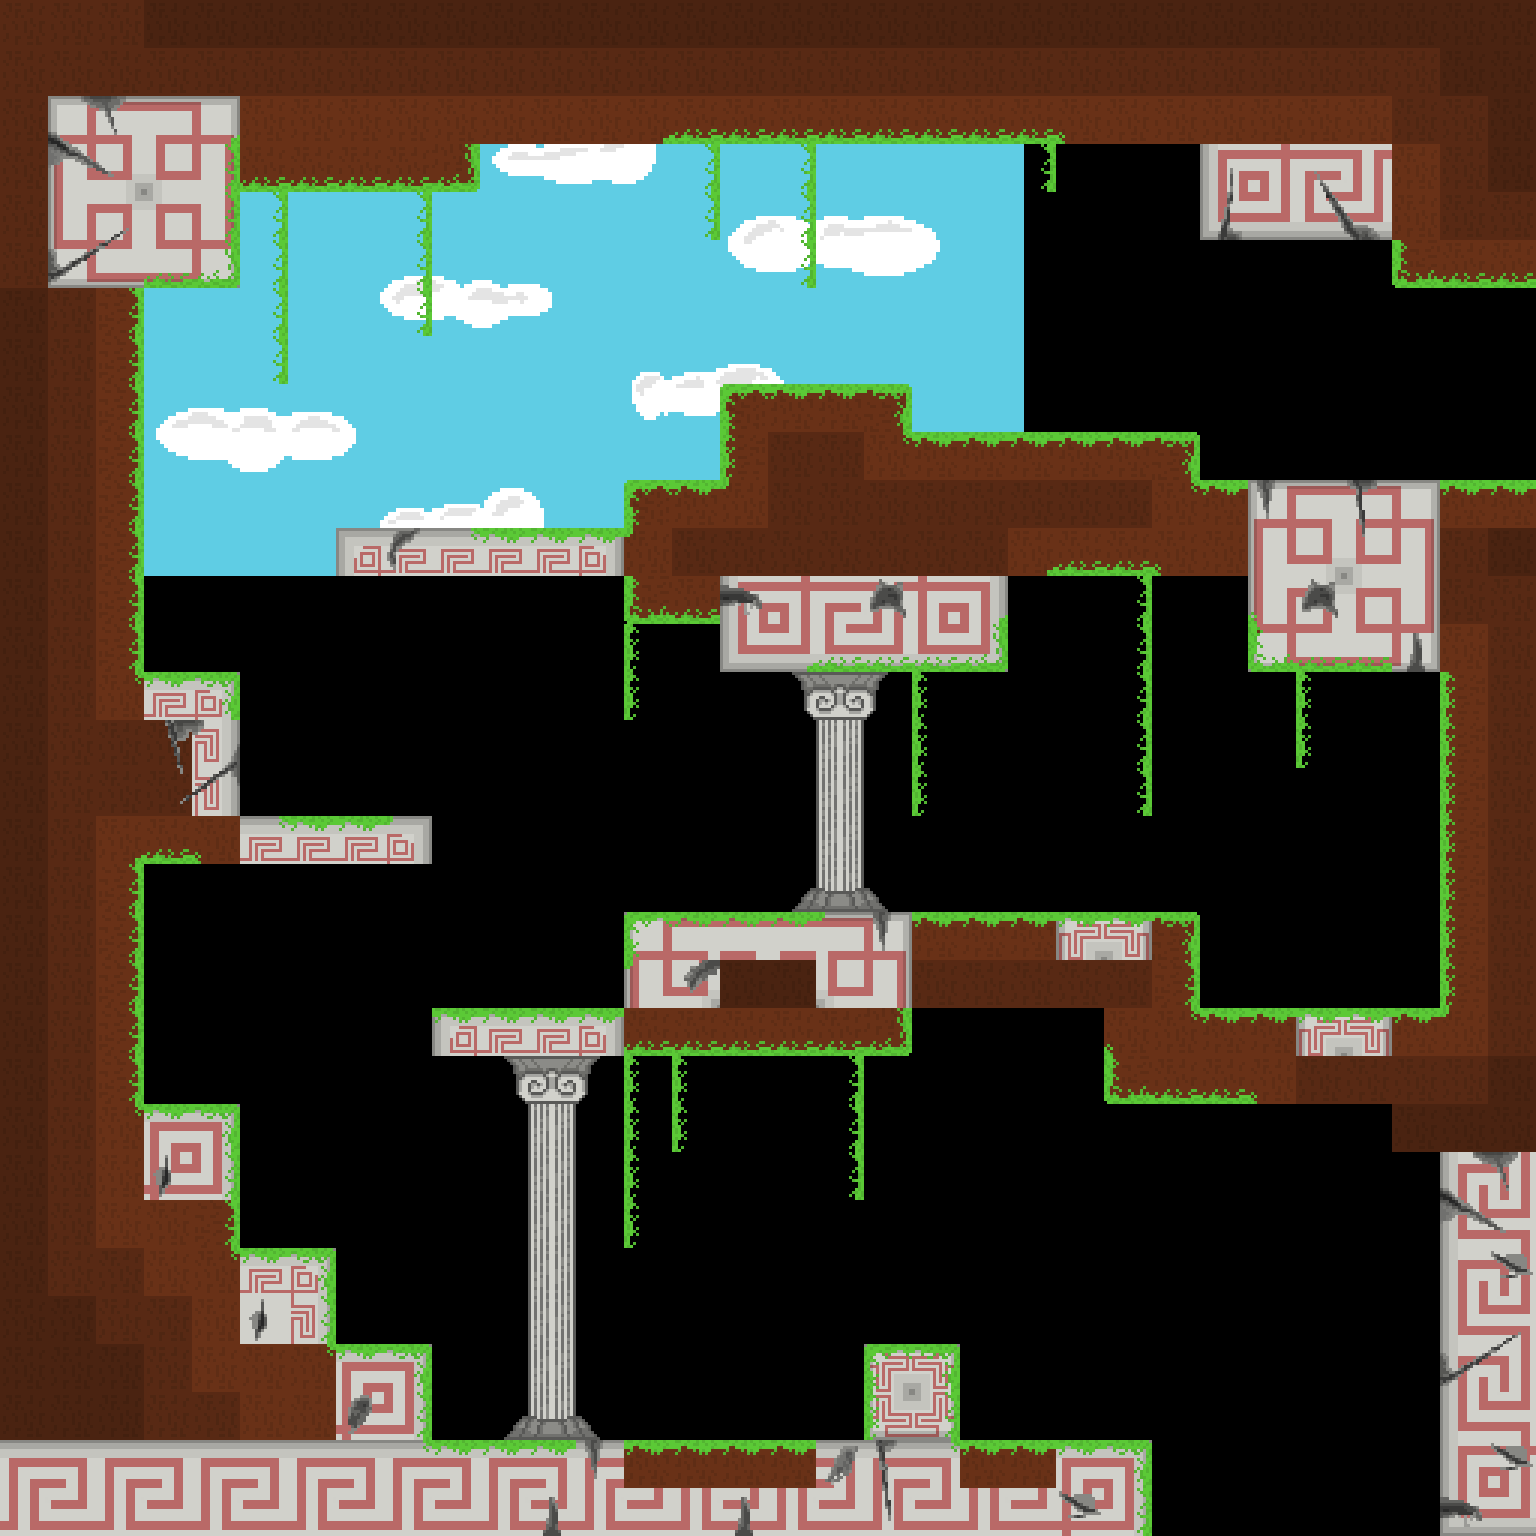

Tiled map render using the project's own tile images. Description and the map definition, with tile-layer contents summarised, below:
An orthogonal 32x32 tile map with 48x48 px tiles, 4 tile layers (back_tiles, back_second, front, front_second), 5 tilesets, 1 image layer and 32 objects (2x SpawnPoint, 2x Portal, Checkpoint, EnemyGroundedElemental).

<map version="1.11" tiledversion="1.11.0" orientation="orthogonal" renderorder="right-down" width="32" height="32" tilewidth="48" tileheight="48" infinite="0" nextlayerid="22" nextobjectid="284">
 <tileset firstgid="1" name="tileset01" tilewidth="48" tileheight="48" tilecount="176" columns="16">
  <image source="../tilesets/tileset01.png" width="768" height="528" />
 </tileset>
 <tileset firstgid="177" name="tileset02" tilewidth="48" tileheight="48" tilecount="121" columns="11">
  <image source="../tilesets/tileset02.png" width="528" height="528" />
 </tileset>
 <tileset firstgid="298" name="tileset03" tilewidth="48" tileheight="48" tilecount="306" columns="17">
  <image source="../tilesets/tileset03.png" width="816" height="864" />
 </tileset>
 <tileset firstgid="604" name="objects" tilewidth="48" tileheight="48" tilecount="64" columns="8">
  <image source="../tilesets/objects.png" width="384" height="384" />
 </tileset>
 <tileset firstgid="668" name="tileset04" tilewidth="48" tileheight="48" tilecount="240" columns="16">
  <image source="../tilesets/tileset04.png" width="768" height="720" />
 </tileset>
 <imagelayer id="17" name="Image Layer 1">
  <image source="../Backgrounds/ground_back.png" width="1024" height="576" />
  <properties>
   <property name="depth" type="int" value="3000" />
   <property name="parallax_x" type="float" value="1" />
   <property name="parallax_y" type="float" value="1" />
   <property name="repeat_y" type="bool" value="true" />
  </properties>
 </imagelayer>
 <layer id="11" name="back_tiles" width="32" height="32">
  <properties>
   <property name="depth" type="int" value="1050" />
   <property name="tileset" type="int" value="4" />
  </properties>
  <data>[1024 cells, 487 non-empty, 73 distinct tile ids]</data>
 </layer>
 <layer id="21" name="back_second" width="32" height="32">
  <properties>
   <property name="depth" type="int" value="1000" />
   <property name="tileset" type="int" value="4" />
  </properties>
  <data>[1024 cells, 148 non-empty, 44 distinct tile ids]</data>
 </layer>
 <layer id="12" name="front" width="32" height="32">
  <properties>
   <property name="depth" type="int" value="950" />
   <property name="tileset" type="int" value="0" />
  </properties>
  <data>[1024 cells, 0 non-empty, 0 distinct tile ids]</data>
 </layer>
 <layer id="20" name="front_second" width="32" height="32">
  <properties>
   <property name="depth" type="int" value="900" />
   <property name="tileset" type="int" value="2" />
  </properties>
  <data>[1024 cells, 0 non-empty, 0 distinct tile ids]</data>
 </layer>
 <objectgroup color="#ffaa00" id="16" name="spawnpoints">
  <object id="170" type="SpawnPoint" x="1488" y="288" width="48" height="48">
   <properties>
    <property name="id" type="int" value="1" />
   </properties>
  </object>
  <object id="262" type="SpawnPoint" x="1152" y="1440" width="48" height="48">
   <properties>
    <property name="id" type="int" value="0" />
   </properties>
  </object>
 </objectgroup>
 <objectgroup id="14" name="objects">
  <object id="281" type="Checkpoint" x="960" y="672" width="192" height="240">
   <properties>
    <property name="room_id" type="int" value="42" />
    <property name="x" type="int" value="1055" />
    <property name="y" type="int" value="866" />
   </properties>
  </object>
  <object id="283" type="EnemyGroundedElemental" x="672" y="864" width="48" height="48">
   <properties>
    <property name="color" type="int" value="2" />
   </properties>
  </object>
 </objectgroup>
 <objectgroup color="#0000ff" id="13" name="walls">
  <properties>
   <property name="isWallLayer" type="bool" value="true" />
  </properties>
  <object id="50" x="1440" y="480" width="96" height="1056" />
  <object id="265" x="1392" y="0" width="144" height="288" />
  <object id="54" x="624" y="480" width="96" height="144" />
  <object id="272" x="432" y="1008" width="192" height="48" />
  <object id="273" x="624" y="912" width="288" height="144" />
  <object id="274" x="912" y="912" width="288" height="96" />
  <object id="275" x="1104" y="1008" width="288" height="96" />
  <object id="271" x="720" y="384" width="192" height="192" />
  <object id="277" x="144" y="816" width="288" height="48" />
  <object id="278" x="144" y="672" width="96" height="144" />
  <object id="270" x="336" y="528" width="288" height="48" />
  <object id="269" x="912" y="432" width="288" height="144" />
  <object id="276" x="720" y="576" width="288" height="96" />
  <object id="190" x="144" y="192" width="96" height="96" />
  <object id="259" x="144" y="144" width="336" height="48" />
  <object id="191" x="1392" y="1008" width="48" height="144" />
  <object id="215" x="1200" y="0" width="192" height="240" />
  <object id="218" x="144" y="0" width="1056" height="144" />
  <object id="255" x="0" y="1440" width="1152" height="96" />
  <object id="256" x="864" y="1344" width="96" height="96" />
  <object id="257" x="0" y="1344" width="432" height="96" />
  <object id="266" x="0" y="1248" width="336" height="96" />
  <object id="267" x="0" y="1104" width="240" height="144" />
  <object id="268" x="0" y="0" width="144" height="1104" />
  <object id="258" x="1200" y="480" width="240" height="96" />
  <object id="279" x="1248" y="576" width="192" height="96" />
 </objectgroup>
 <objectgroup color="#00ff00" id="15" name="doors">
  <object id="169" type="Portal" x="1584" y="288" width="48" height="192">
   <properties>
    <property name="horizontal" type="bool" value="false" />
    <property name="id_point" type="int" value="0" />
    <property name="id_room" type="int" value="43" />
   </properties>
  </object>
  <object id="263" type="Portal" x="1152" y="1584" width="288" height="48">
   <properties>
    <property name="horizontal" type="bool" value="true" />
    <property name="id_point" type="int" value="0" />
    <property name="id_room" type="int" value="40" />
   </properties>
  </object>
 </objectgroup>
</map>
